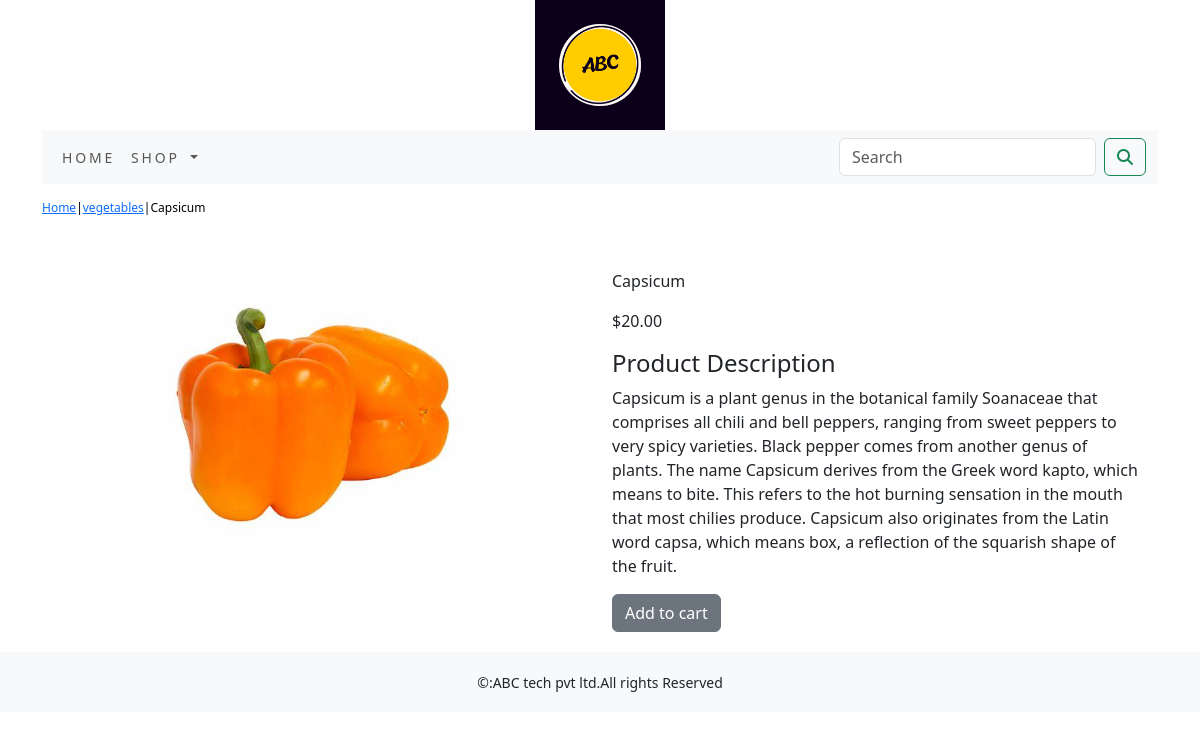
Page /shop/vegetables/capsicum/ on the committed database.
### ecommerceapp/models.py (models this page shows, shortened)
class Product(models.Model):
    name=models.CharField(max_length=250, unique=True)
    slug=models.SlugField(max_length=250, unique=True)
    description=models.TextField(blank=True)
    price=models.DecimalField(max_digits=10,decimal_places=2)
    category=models.ForeignKey(Category,on_delete=models.CASCADE)
    image=models.ImageField(upload_to='category',blank=True)
    stock=models.IntegerField()
    available=models.BooleanField(default=True)
    created=models.DateTimeField(auto_now_add=True)
    updated=models.DateTimeField(auto_now=True)
    class Meta:
        ordering=('name',)
        verbose_name='Product'
        verbose_name_plural='Products'

class Category(models.Model):
    name=models.CharField(max_length=250,unique=True)
    slug=models.SlugField(max_length=250,unique=True)
    description=models.TextField(blank=True)
    image=models.ImageField(upload_to='category',blank=True)
    class Meta:
        ordering=('name',)
        verbose_name='Category'
        verbose_name_plural='Categories'
    def get_url(self):
        return reverse('ecommerceapp:product_by_category',args=[self.slug])
    def __str__(self):
        return '{}'.format(self.name)

### ecommerceapp/views.py (the view)
# urls.py: path('<slug:c_slug>/<slug:product_slug>/', views.proDetail, name='prodCatdetail'),
def proDetail(request,c_slug,product_slug):
    try:
        product=Product.objects.get(category__slug=c_slug,slug=product_slug)
    except Exception as e:
        raise e
    return render(request,'product.html',{'product':product})

### cart/context_processor.py (called while the page is built)
def counter(request):
    item_count=0
    if 'admin' in request.path:
        return {}
    else:
        try:
            cart=Cart.objects.filter(cart_id=_cart_id(request))
            cart_items=CartItem.objects.all().filter(cart=cart[:1])
            for cart_item in cart_items:
                item_count += cart_item.quantity
        except Cart.DoesNotExist:
            item_count=0
    return dict(item_count=item_count)

### cart/views.py (called while the page is built)
def _cart_id(request):
    cart=request.session.session_key
    if not cart:
        cart=request.session.create()
    return cart

### ecommerceapp/context_processor.py (called while the page is built)
def menu_links(requests):
    links=Category.objects.all()
    return dict(links=links)

### template/product.html (shortened to what this page needs)
{% extends 'base.html' %}
{% load static %}
{% block content %}
<div class="row my_prod_row_class">
    <div class="mx_auto">
        <p><a href="{% url 'ecommerceapp:allProdCat' %}">Home</a>|<a href="{{product.category.get_url}}">{{product.category}}</a>|{{product.name}}</p>
    </div>
<div class="container">
<br>
<div class="row">
    <div class="col-md-12 col-sm-12 col-md-12 col-lg-6 text-center">
        <div  style="min-width:18rem;">
            <img src="{{product.image.url}}" alt="{{product.name}}" width="300px" height="300px">
        </div>
    </div>
<div class="col-md-12 col-sm-12 col-md-12 col-lg-6">
    <div>
        <h1 class="my_prod_title">{{product.name}}</h1>
        <p>${{product.price}}</p>
        <h4 class="my_title">Product Description</h4>
        <p class="text-justify my_prod_text">{{product.description}}</p>
        {% if product.stock <= 0 %}
        <p class="text-justify my_prod_text"><b>Out of Stock</b></p>
        {% else %}
        <a class="btn btn-secondary" href="{% url 'cart:add_cart' product.id %} "> Add to cart</a>
        {% endif %}
    </div>
</div>
</div>
</div>
</div>
{% endblock %}

### static/css/custom.css (style rules this page uses)
body { font-family: 'Roboto', sans-serif; }
.my_prod_row_class { padding-top:15px; padding-bottom:20px; }
.my_prod_row_class .mx_auto { color:#000; font-size:12px; text-decoration:none; }
.my_prod_title { font-size:16px; text_transpose:uppercase; letter-spacing: .2e; padding-top:15px; padding-bottom:10px; }
.my_prod_text { padding-right:20px }

### rows in the picture
Product: category "vegetables", name "Capsicum", image (picture), price "20.00", description "Capsicum is a plant genus in the botanical family Soanaceae that comprises all chili and bell peppers, ranging from sweet peppers to very spicy varieties. Black pepper comes from another genus of plants. The name Capsicum derives from the Greek word kapto, which means to bite. This refers to the hot burning sensation in the mouth that most chilies produce. Capsicum also originates from the Latin word capsa, which means box, a reflection of the squarish shape of the fruit."
